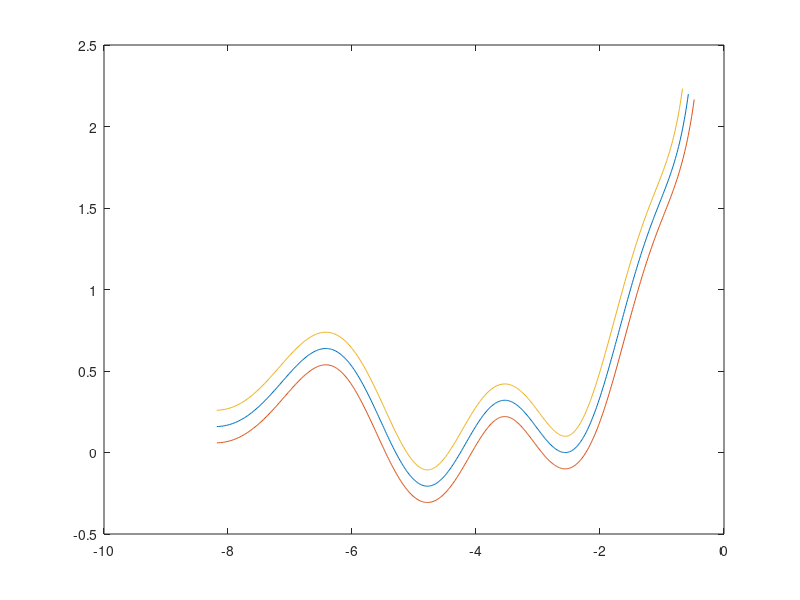

Write MATLAB code to recreate this figure.
% trackpos
%
% USE:
% find the orthogonalized track-position of C

% preferences
clc;
clear all;
disp(['start trackpos']);
show = false;


figure(1)
for n = 1:5
    % Definitionen
    N = 500;
    s = linspace(0.5, 2*pi, N);
    y = 1./s + rand*3.*cos(s).*sin(s).^2;
    x = (-1)^(randi([1,2])) * (s + 3*rand*tan(0.2*s));

    %N = 5000;
    %s = linspace(0, 5*pi, N);
    %x = s + 0.1*randn*cos(1*randn*s) - 0.1*randn*sin(1*randn*s) + 0.15*randn*cos(1*randn*s) - 0.15*randn*sin(1*randn*s) + 0.2*randn*cos(1*randn*s) - 0.2*randn*sin(1*randn*s) + 0.27*randn*cos(1*randn*s) - 0.27*randn*sin(1*randn*s);
    %y = s + sin(0.1*rand*s) - cos(0.1*rand*s) + sin(0.5*rand*s) - cos(0.5*rand*s) + sin(1*rand*s) - cos(1*rand*s) + 0.2*sin(2*rand*s) - 0.2*cos(2*rand*s);
     
 



    % Drehung
    for k = 1:length(x)-1
        bxa(k) = ((x(k+1)-x(k))*cos(pi/2)) - ((y(k+1)-y(k))*sin(pi/2));
        bya(k) = ((x(k+1)-x(k))*sin(pi/2)) + ((y(k+1)-y(k))*cos(pi/2));
    end
    x(1) = [];
    y(1) = [];
    mt = [x; y]';       % mean track
    b = [bxa; bya]';    % border
    fb = 10;            % halbe Straßenbreite (aktuell konstant)
    % Normierung der border-Vektoren
    for k = 1:length(b)
        bn(k,:) = b(k,:)/(fb*vecnorm(b(k,:)));
    end

    % Vektoraddition als linken u rechten Rand
    bl = mt + bn;
    br = mt - bn;

    %subplot(5,1,n)
    plot(mt(:,1),mt(:,2),bl(:,1),bl(:,2),br(:,1),br(:,2));
end

% Darstellung
%figure(1);
%subplot(1,2,1)
%plot(mt(:,1),mt(:,2),bl(:,1),bl(:,2),br(:,1),br(:,2));
%subplot(1,2,2)
%plot(mt(:,1),mt(:,2),bl(:,1),bl(:,2),'.',br(:,1),br(:,2),'.');



disp(['end trackpos']);


